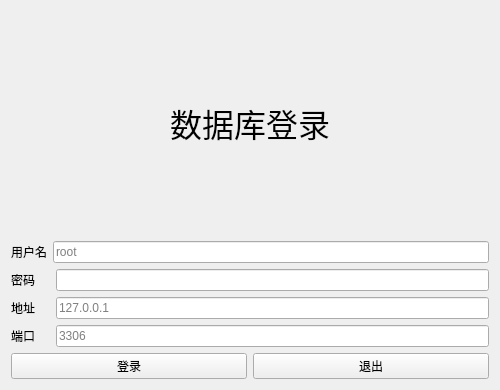
<?xml version="1.0" encoding="UTF-8"?>
<ui version="4.0">
 <class>grade_manager::ui::Login</class>
 <widget class="QWidget" name="grade_manager::ui::Login">
  <property name="geometry">
   <rect>
    <x>0</x>
    <y>0</y>
    <width>500</width>
    <height>390</height>
   </rect>
  </property>
  <property name="sizePolicy">
   <sizepolicy hsizetype="Fixed" vsizetype="Fixed">
    <horstretch>0</horstretch>
    <verstretch>0</verstretch>
   </sizepolicy>
  </property>
  <property name="minimumSize">
   <size>
    <width>500</width>
    <height>390</height>
   </size>
  </property>
  <property name="maximumSize">
   <size>
    <width>500</width>
    <height>390</height>
   </size>
  </property>
  <property name="windowTitle">
   <string>Login</string>
  </property>
  <layout class="QVBoxLayout" name="verticalLayout">
   <item>
    <widget class="QLabel" name="label">
     <property name="font">
      <font>
       <pointsize>24</pointsize>
      </font>
     </property>
     <property name="text">
      <string>数据库登录</string>
     </property>
     <property name="alignment">
      <set>Qt::AlignCenter</set>
     </property>
    </widget>
   </item>
   <item>
    <layout class="QHBoxLayout" name="horizontalLayout_2">
     <item>
      <widget class="QLabel" name="label_2">
       <property name="text">
        <string>用户名</string>
       </property>
      </widget>
     </item>
     <item>
      <widget class="QLineEdit" name="user_input">
       <property name="placeholderText">
        <string>root</string>
       </property>
      </widget>
     </item>
    </layout>
   </item>
   <item>
    <layout class="QHBoxLayout" name="horizontalLayout_3">
     <property name="spacing">
      <number>21</number>
     </property>
     <item>
      <widget class="QLabel" name="label_3">
       <property name="text">
        <string>密码</string>
       </property>
      </widget>
     </item>
     <item>
      <widget class="QLineEdit" name="pass_input">
       <property name="echoMode">
        <enum>QLineEdit::Password</enum>
       </property>
      </widget>
     </item>
    </layout>
   </item>
   <item>
    <layout class="QHBoxLayout" name="horizontalLayout_4">
     <property name="spacing">
      <number>21</number>
     </property>
     <item>
      <widget class="QLabel" name="label_4">
       <property name="text">
        <string>地址</string>
       </property>
      </widget>
     </item>
     <item>
      <widget class="QLineEdit" name="host_input">
       <property name="echoMode">
        <enum>QLineEdit::Normal</enum>
       </property>
       <property name="placeholderText">
        <string>127.0.0.1</string>
       </property>
      </widget>
     </item>
    </layout>
   </item>
   <item>
    <layout class="QHBoxLayout" name="horizontalLayout_5">
     <property name="spacing">
      <number>21</number>
     </property>
     <item>
      <widget class="QLabel" name="label_5">
       <property name="text">
        <string>端口</string>
       </property>
      </widget>
     </item>
     <item>
      <widget class="QLineEdit" name="port_input">
       <property name="echoMode">
        <enum>QLineEdit::Normal</enum>
       </property>
       <property name="placeholderText">
        <string>3306</string>
       </property>
      </widget>
     </item>
    </layout>
   </item>
   <item>
    <layout class="QHBoxLayout" name="horizontalLayout">
     <item>
      <widget class="QPushButton" name="login_button">
       <property name="text">
        <string>登录</string>
       </property>
      </widget>
     </item>
     <item>
      <widget class="QPushButton" name="exit_button">
       <property name="text">
        <string>退出</string>
       </property>
      </widget>
     </item>
    </layout>
   </item>
  </layout>
 </widget>
 <resources/>
 <connections/>
</ui>
